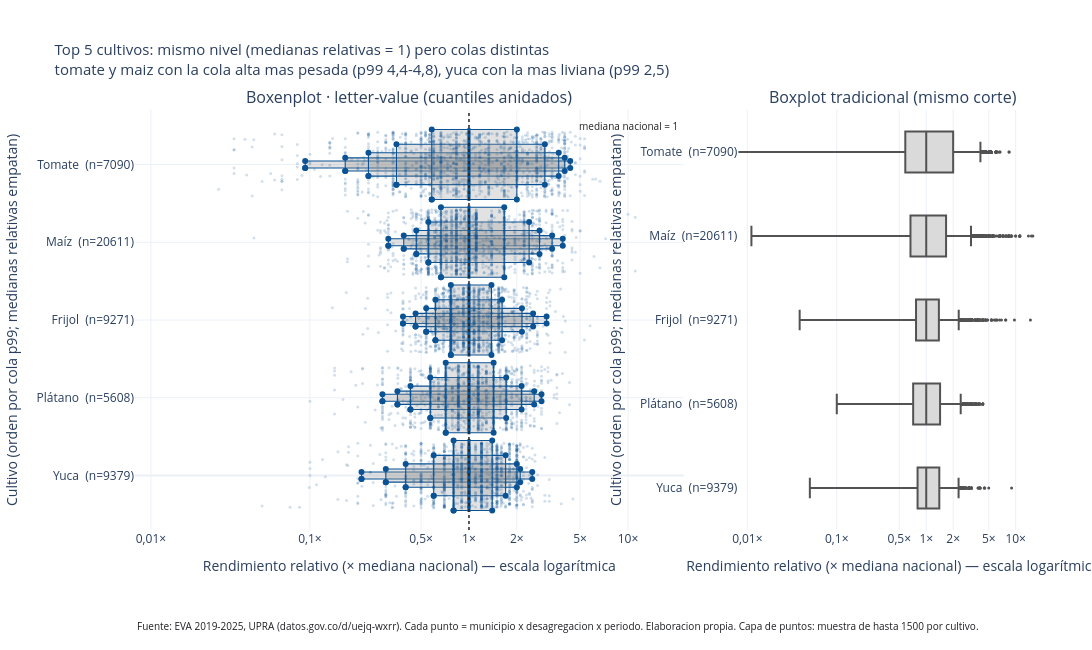

The cell this chart's notebook holds for it:
### Markdown cell above
**Pregunta (Figura 4):** comparados en una escala común (rendimiento ÷ mediana nacional), ¿qué cultivo
tiene la cola más pesada y cuál la más liviana entre los cinco más sembrados?

**Título conclusivo (escrito antes de dibujar, se valida en el paso c):**
*"El nivel es el mismo (medianas relativas = 1) pero las colas no: tomate y maíz tienen la cola alta
más pesada (p99 ≈ 4,4-4,8) y la yuca la más liviana (p99 ≈ 2,5)."*

**Paso (b): figura interactiva + contraste.** Plotly no trae el *letter-value plot*: se construye a
mano con **cajas anidadas** de cuantiles cada vez más extremos (cuartos, octavos, dieciseisavos,
treintaidosavos, sesentaicuatroavos) y la mediana marcada. La variable es un **cociente**, así que se
usa **escala logarítmica** (declarada) y una referencia en 1 (la mediana nacional). Al lado, el
`go.Box` del mismo corte. Los puntos del hover son una **muestra** por cultivo (se declara).

**Nota de orden (encargo v4):** las medianas relativas empatan (=1,00) en los cinco cultivos, así que
"ordenar por mediana" no discrimina. Se desempata por el **cuantil de cola p99** (ascendente), que es
lo que el Boxenplot mide, y se **declara en el eje**.

### Code cell
TITULO_F4 = ("Top 5 cultivos: mismo nivel (medianas relativas = 1) pero colas distintas<br>"
             "tomate y maiz con la cola alta mas pesada (p99 4,4-4,8), yuca con la mas liviana (p99 2,5)")

cult5_orden = tabla5.sort_values(["rel_mediana", "rel_p99"]).index.tolist()  # empate de mediana -> desempate por p99 (v4)
niveles = [(0.25, 0.75), (0.125, 0.875), (0.0625, 0.9375), (0.03125, 0.96875), (0.015625, 0.984375)]
grosores = [0.90, 0.52, 0.30, 0.17, 0.09]
etiquetas5 = [f"{c}  (n={int(tabla5.loc[c, 'N'])})" for c in cult5_orden]
rng4 = np.random.default_rng(20261014)
MUESTRA_RUG = 1500

fig4 = make_subplots(rows=1, cols=2, shared_yaxes=False, column_widths=[0.64, 0.36],
                     horizontal_spacing=0.06,
                     subplot_titles=("Boxenplot · letter-value (cuantiles anidados)",
                                     "Boxplot tradicional (mismo corte)"))

for i, c in enumerate(cult5_orden):
    v = top5.loc[top5["cultivo"] == c, "rend_rel"].to_numpy()
    # cajas anidadas: de la mas profunda (ancha) a la mas somera (gruesa), para que el centro quede arriba
    for nivel, (qlo, qhi) in enumerate(reversed(niveles)):
        x0, x1 = np.quantile(v, [qlo, qhi])
        g = grosores[len(niveles) - 1 - nivel] / 2
        fig4.add_trace(go.Scatter(
            x=[x0, x1, x1, x0, x0], y=[i - g, i - g, i + g, i + g, i - g],
            fill="toself", fillcolor="rgba(150,150,150,0.28)", line=dict(color=ACENTO, width=1.1),
            hoverinfo="text", showlegend=False,
            hovertext=f"{c}<br>cuantiles {qlo:.4f}-{qhi:.4f}<br>{x0:.2f} - {x1:.2f} x mediana nacional"),
            row=1, col=1)
    # mediana
    med = float(np.median(v))
    fig4.add_trace(go.Scatter(x=[med, med], y=[i - 0.47, i + 0.47], mode="lines",
        line=dict(color=ACENTO, width=3), hoverinfo="text", showlegend=False,
        hovertext=f"{c} · mediana relativa {med:.2f}"), row=1, col=1)
    # capa de puntos (muestra) con hover por registro
    sel = top5[top5["cultivo"] == c]
    idx = rng4.choice(len(sel), size=min(MUESTRA_RUG, len(sel)), replace=False)
    muestra = sel.iloc[idx]
    jit = rng4.uniform(-0.42, 0.42, len(muestra))
    hov = [f"Municipio: {mu}<br>Departamento: {de}<br>Cultivo: {cu}<br>Periodo: {pe}"
           f"<br>Rendimiento: {rr:.2f} t/ha<br>Relativo: {rel:.2f} x<br>n del cultivo: {int(tabla5.loc[c, 'N'])}"
           for mu, de, cu, pe, rr, rel in zip(muestra["municipio"], muestra["departamento"],
                                              muestra["cultivo"], muestra["periodo"],
                                              muestra["rendimiento"], muestra["rend_rel"])]
    fig4.add_trace(go.Scatter(x=muestra["rend_rel"], y=i + jit, mode="markers",
        marker=dict(color=ACENTO, size=3, opacity=0.18), hoverinfo="text",
        hovertext=hov, showlegend=False), row=1, col=1)

for c in cult5_orden:
    v = top5.loc[top5["cultivo"] == c, "rend_rel"]
    fig4.add_trace(go.Box(x=v, name=c, orientation="h",
        marker_color=GRISES[1], fillcolor="rgba(150,150,150,0.35)", line=dict(color=GRISES[1]),
        boxpoints="outliers", marker=dict(color=GRISES[1], size=3), showlegend=False,
        hovertemplate=f"{c}<br>%{{x:.2f}} x mediana<extra></extra>"), row=1, col=2)

fig4.add_vline(x=1, line=dict(color=GRISES[0], width=1.5, dash="dot"), row=1, col=1)
fig4.add_annotation(x=1, y=len(cult5_orden) - 0.5, text="mediana nacional = 1", showarrow=False,
                    font=dict(size=10, color=GRISES[0]), row=1, col=1)

fig4.update_yaxes(tickmode="array", tickvals=list(range(len(cult5_orden))), ticktext=etiquetas5,
                  title_text="Cultivo (orden por cola p99; medianas relativas empatan)",
                  range=[-0.7, len(cult5_orden) - 0.3], row=1, col=1)
fig4.update_yaxes(type="category", categoryorder="array", categoryarray=cult5_orden,
                  title_text="Cultivo (orden por cola p99; medianas relativas empatan)",
                  tickmode="array", tickvals=cult5_orden, ticktext=etiquetas5, row=1, col=2)
# Referencias limitadas y explicitas: una escala logaritmica debe poder leerse sin adivinar exponentes.
marcas_log = [0.01, 0.1, 0.5, 1, 2, 5, 10]
etiquetas_log = ["0,01×", "0,1×", "0,5×", "1×", "2×", "5×", "10×"]
fig4.update_xaxes(type="log", title_text="Rendimiento relativo (× mediana nacional) — escala logarítmica",
                  range=[-2.1, 1.35], tickmode="array", tickvals=marcas_log, ticktext=etiquetas_log, row=1, col=1)
fig4.update_xaxes(type="log", title_text="Rendimiento relativo (× mediana nacional) — escala logarítmica",
                  range=[-2.1, 1.35], tickmode="array", tickvals=marcas_log, ticktext=etiquetas_log, row=1, col=2)
fig4.update_layout(title=dict(text=TITULO_F4, font=dict(size=15)), width=1320, height=650,
    margin=dict(l=45, r=45, t=110, b=120), plot_bgcolor="white", paper_bgcolor="white")
fuente_ann4 = dict(text=FUENTE_FIG + " Capa de puntos: muestra de hasta 1500 por cultivo.",
                   showarrow=False, xref="paper", yref="paper",
                   x=0, y=-0.25, xanchor="left", font=dict(size=10, color=TEXTO))
fig4.update_layout(annotations=list(fig4.layout.annotations) + [fuente_ann4])

ruta_html4 = DIR_HTML / "fig4_boxenplot_top5.html"
ruta_png4 = DIR_PNG / "fig4_boxenplot_top5.png"
fig4.write_html(ruta_html4, include_plotlyjs=True, full_html=True)
fig4.write_image(ruta_png4, width=1320, height=650, scale=2)

print("Traces en la figura:", len(fig4.data))
print("HTML autonomo:", ruta_html4.name, "| existe:", ruta_html4.exists(),
      "| KB:", round(ruta_html4.stat().st_size / 1024, 1))
print("PNG:", ruta_png4.name, "| existe:", ruta_png4.exists(),
      "| KB:", round(ruta_png4.stat().st_size / 1024, 1))
print("Orden dibujado (medianas empatan -> desempate por p99 ascendente):", cult5_orden)

fig4.show()   # dibuja la figura dentro del cuaderno (como plt.show())

### Figure 1 — Plotly figure (JSON) as saved in the notebook; plotly's stock layout.template omitted (floating-point values rounded to 4 significant figures; data arrays with more than 128 entries replaced by an {"elided": "..."} marker saying what was removed)
{"data": [{"fill": "toself", "fillcolor": "rgba(150,150,150,0.28)", "hoverinfo": "text", "hovertext": "Yuca<br>cuantiles 0.0156-0.9844<br>0.21 - 2.50 x mediana nacional", "line": {"color": "#0b5394", "width": 1.1}, "showlegend": false, "type": "scatter", "x": [0.2111, 2.5, 2.5, 0.2111, 0.2111], "xaxis": "x", "y": [-0.045, -0.045, 0.045, 0.045, -0.045], "yaxis": "y"}, {"fill": "toself", "fillcolor": "rgba(150,150,150,0.28)", "hoverinfo": "text", "hovertext": "Yuca<br>cuantiles 0.0312-0.9688<br>0.30 - 2.10 x mediana nacional", "line": {"color": "#0b5394", "width": 1.1}, "showlegend": false, "type": "scatter", "x": [0.3, 2.1, 2.1, 0.3, 0.3], "xaxis": "x", "y": [-0.085, -0.085, 0.085, 0.085, -0.085], "yaxis": "y"}, {"fill": "toself", "fillcolor": "rgba(150,150,150,0.28)", "hoverinfo": "text", "hovertext": "Yuca<br>cuantiles 0.0625-0.9375<br>0.40 - 2.00 x mediana nacional", "line": {"color": "#0b5394", "width": 1.1}, "showlegend": false, "type": "scatter", "x": [0.4, 2, 2, 0.4, 0.4], "xaxis": "x", "y": [-0.15, -0.15, 0.15, 0.15, -0.15], "yaxis": "y"}, {"fill": "toself", "fillcolor": "rgba(150,150,150,0.28)", "hoverinfo": "text", "hovertext": "Yuca<br>cuantiles 0.1250-0.8750<br>0.60 - 1.70 x mediana nacional", "line": {"color": "#0b5394", "width": 1.1}, "showlegend": false, "type": "scatter", "x": [0.6, 1.7, 1.7, 0.6, 0.6], "xaxis": "x", "y": [-0.26, -0.26, 0.26, 0.26, -0.26], "yaxis": "y"}, {"fill": "toself", "fillcolor": "rgba(150,150,150,0.28)", "hoverinfo": "text", "hovertext": "Yuca<br>cuantiles 0.2500-0.7500<br>0.80 - 1.40 x mediana nacional", "line": {"color": "#0b5394", "width": 1.1}, "showlegend": false, "type": "scatter", "x": [0.8, 1.4, 1.4, 0.8, 0.8], "xaxis": "x", "y": [-0.45, -0.45, 0.45, 0.45, -0.45], "yaxis": "y"}, {"hoverinfo": "text", "hovertext": "Yuca · mediana relativa 1.00", "line": {"color": "#0b5394", "width": 3}, "mode": "lines", "showlegend": false, "type": "scatter", "x": [1, 1], "xaxis": "x", "y": [-0.47, 0.47], "yaxis": "y"}, {"hoverinfo": "text", "hovertext": {"elided": "1500 str values"}, "marker": {"color": "#0b5394", "opacity": 0.18, "size": 3}, "mode": "markers", "showlegend": false, "type": "scatter", "x": {"elided": "1500 float values"}, "xaxis": "x", "y": {"elided": "1500 float values"}, "yaxis": "y"}, {"fill": "toself", "fillcolor": "rgba(150,150,150,0.28)", "hoverinfo": "text", "hovertext": "Plátano<br>cuantiles 0.0156-0.9844<br>0.29 - 2.86 x mediana nacional", "line": {"color": "#0b5394", "width": 1.1}, "showlegend": false, "type": "scatter", "x": [0.2857, 2.857, 2.857, 0.2857, 0.2857], "xaxis": "x", "y": [0.955, 0.955, 1.045, 1.045, 0.955], "yaxis": "y"}, {"fill": "toself", "fillcolor": "rgba(150,150,150,0.28)", "hoverinfo": "text", "hovertext": "Plátano<br>cuantiles 0.0312-0.9688<br>0.35 - 2.57 x mediana nacional", "line": {"color": "#0b5394", "width": 1.1}, "showlegend": false, "type": "scatter", "x": [0.3549, 2.571, 2.571, 0.3549, 0.3549], "xaxis": "x", "y": [0.915, 0.915, 1.085, 1.085, 0.915], "yaxis": "y"}, {"fill": "toself", "fillcolor": "rgba(150,150,150,0.28)", "hoverinfo": "text", "hovertext": "Plátano<br>cuantiles 0.0625-0.9375<br>0.43 - 2.14 x mediana nacional", "line": {"color": "#0b5394", "width": 1.1}, "showlegend": false, "type": "scatter", "x": [0.4286, 2.143, 2.143, 0.4286, 0.4286], "xaxis": "x", "y": [0.85, 0.85, 1.15, 1.15, 0.85], "yaxis": "y"}, {"fill": "toself", "fillcolor": "rgba(150,150,150,0.28)", "hoverinfo": "text", "hovertext": "Plátano<br>cuantiles 0.1250-0.8750<br>0.57 - 1.71 x mediana nacional", "line": {"color": "#0b5394", "width": 1.1}, "showlegend": false, "type": "scatter", "x": [0.5714, 1.714, 1.714, 0.5714, 0.5714], "xaxis": "x", "y": [0.74, 0.74, 1.26, 1.26, 0.74], "yaxis": "y"}, {"fill": "toself", "fillcolor": "rgba(150,150,150,0.28)", "hoverinfo": "text", "hovertext": "Plátano<br>cuantiles 0.2500-0.7500<br>0.71 - 1.43 x mediana nacional", "line": {"color": "#0b5394", "width": 1.1}, "showlegend": false, "type": "scatter", "x": [0.7143, 1.429, 1.429, 0.7143, 0.7143], "xaxis": "x", "y": [0.55, 0.55, 1.45, 1.45, 0.55], "yaxis": "y"}, {"hoverinfo": "text", "hovertext": "Plátano · mediana relativa 1.00", "line": {"color": "#0b5394", "width": 3}, "mode": "lines", "showlegend": false, "type": "scatter", "x": [1, 1], "xaxis": "x", "y": [0.53, 1.47], "yaxis": "y"}, {"hoverinfo": "text", "hovertext": {"elided": "1500 str values"}, "marker": {"color": "#0b5394", "opacity": 0.18, "size": 3}, "mode": "markers", "showlegend": false, "type": "scatter", "x": {"elided": "1500 float values"}, "xaxis": "x", "y": {"elided": "1500 float values"}, "yaxis": "y"}, {"fill": "toself", "fillcolor": "rgba(150,150,150,0.28)", "hoverinfo": "text", "hovertext": "Frijol<br>cuantiles 0.0156-0.9844<br>0.38 - 3.08 x mediana nacional", "line": {"color": "#0b5394", "width": 1.1}, "showlegend": false, "type": "scatter", "x": [0.3846, 3.077, 3.077, 0.3846, 0.3846], "xaxis": "x", "y": [1.955, 1.955, 2.045, 2.045, 1.955], "yaxis": "y"}, {"fill": "toself", "fillcolor": "rgba(150,150,150,0.28)", "hoverinfo": "text", "hovertext": "Frijol<br>cuantiles 0.0312-0.9688<br>0.46 - 2.53 x mediana nacional", "line": {"color": "#0b5394", "width": 1.1}, "showlegend": false, "type": "scatter", "x": [0.4615, 2.531, 2.531, 0.4615, 0.4615], "xaxis": "x", "y": [1.915, 1.915, 2.085, 2.085, 1.915], "yaxis": "y"}, {"fill": "toself", "fillcolor": "rgba(150,150,150,0.28)", "hoverinfo": "text", "hovertext": "Frijol<br>cuantiles 0.0625-0.9375<br>0.54 - 2.15 x mediana nacional", "line": {"color": "#0b5394", "width": 1.1}, "showlegend": false, "type": "scatter", "x": [0.5385, 2.154, 2.154, 0.5385, 0.5385], "xaxis": "x", "y": [1.85, 1.85, 2.15, 2.15, 1.85], "yaxis": "y"}, {"fill": "toself", "fillcolor": "rgba(150,150,150,0.28)", "hoverinfo": "text", "hovertext": "Frijol<br>cuantiles 0.1250-0.8750<br>0.62 - 1.62 x mediana nacional", "line": {"color": "#0b5394", "width": 1.1}, "showlegend": false, "type": "scatter", "x": [0.6154, 1.615, 1.615, 0.6154, 0.6154], "xaxis": "x", "y": [1.74, 1.74, 2.26, 2.26, 1.74], "yaxis": "y"}, {"fill": "toself", "fillcolor": "rgba(150,150,150,0.28)", "hoverinfo": "text", "hovertext": "Frijol<br>cuantiles 0.2500-0.7500<br>0.77 - 1.38 x mediana nacional", "line": {"color": "#0b5394", "width": 1.1}, "showlegend": false, "type": "scatter", "x": [0.7692, 1.385, 1.385, 0.7692, 0.7692], "xaxis": "x", "y": [1.55, 1.55, 2.45, 2.45, 1.55], "yaxis": "y"}, {"hoverinfo": "text", "hovertext": "Frijol · mediana relativa 1.00", "line": {"color": "#0b5394", "width": 3}, "mode": "lines", "showlegend": false, "type": "scatter", "x": [1, 1], "xaxis": "x", "y": [1.53, 2.47], "yaxis": "y"}, {"hoverinfo": "text", "hovertext": {"elided": "1500 str values"}, "marker": {"color": "#0b5394", "opacity": 0.18, "size": 3}, "mode": "markers", "showlegend": false, "type": "scatter", "x": {"elided": "1500 float values"}, "xaxis": "x", "y": {"elided": "1500 float values"}, "yaxis": "y"}, {"fill": "toself", "fillcolor": "rgba(150,150,150,0.28)", "hoverinfo": "text", "hovertext": "Maíz<br>cuantiles 0.0156-0.9844<br>0.31 - 3.89 x mediana nacional", "line": {"color": "#0b5394", "width": 1.1}, "showlegend": false, "type": "scatter", "x": [0.3111, 3.889, 3.889, 0.3111, 0.3111], "xaxis": "x", "y": [2.955, 2.955, 3.045, 3.045, 2.955], "yaxis": "y"}, {"fill": "toself", "fillcolor": "rgba(150,150,150,0.28)", "hoverinfo": "text", "hovertext": "Maíz<br>cuantiles 0.0312-0.9688<br>0.39 - 3.33 x mediana nacional", "line": {"color": "#0b5394", "width": 1.1}, "showlegend": false, "type": "scatter", "x": [0.3889, 3.333, 3.333, 0.3889, 0.3889], "xaxis": "x", "y": [2.915, 2.915, 3.085, 3.085, 2.915], "yaxis": "y"}, {"fill": "toself", "fillcolor": "rgba(150,150,150,0.28)", "hoverinfo": "text", "hovertext": "Maíz<br>cuantiles 0.0625-0.9375<br>0.47 - 2.78 x mediana nacional", "line": {"color": "#0b5394", "width": 1.1}, "showlegend": false, "type": "scatter", "x": [0.4667, 2.778, 2.778, 0.4667, 0.4667], "xaxis": "x", "y": [2.85, 2.85, 3.15, 3.15, 2.85], "yaxis": "y"}, {"fill": "toself", "fillcolor": "rgba(150,150,150,0.28)", "hoverinfo": "text", "hovertext": "Maíz<br>cuantiles 0.1250-0.8750<br>0.56 - 2.39 x mediana nacional", "line": {"color": "#0b5394", "width": 1.1}, "showlegend": false, "type": "scatter", "x": [0.5556, 2.389, 2.389, 0.5556, 0.5556], "xaxis": "x", "y": [2.74, 2.74, 3.26, 3.26, 2.74], "yaxis": "y"}, {"fill": "toself", "fillcolor": "rgba(150,150,150,0.28)", "hoverinfo": "text", "hovertext": "Maíz<br>cuantiles 0.2500-0.7500<br>0.67 - 1.67 x mediana nacional", "line": {"color": "#0b5394", "width": 1.1}, "showlegend": false, "type": "scatter", "x": [0.6667, 1.667, 1.667, 0.6667, 0.6667], "xaxis": "x", "y": [2.55, 2.55, 3.45, 3.45, 2.55], "yaxis": "y"}, {"hoverinfo": "text", "hovertext": "Maíz · mediana relativa 1.00", "line": {"color": "#0b5394", "width": 3}, "mode": "lines", "showlegend": false, "type": "scatter", "x": [1, 1], "xaxis": "x", "y": [2.53, 3.47], "yaxis": "y"}, {"hoverinfo": "text", "hovertext": {"elided": "1500 str values"}, "marker": {"color": "#0b5394", "opacity": 0.18, "size": 3}, "mode": "markers", "showlegend": false, "type": "scatter", "x": {"elided": "1500 float values"}, "xaxis": "x", "y": {"elided": "1500 float values"}, "yaxis": "y"}, {"fill": "toself", "fillcolor": "rgba(150,150,150,0.28)", "hoverinfo": "text", "hovertext": "Tomate<br>cuantiles 0.0156-0.9844<br>0.09 - 4.33 x mediana nacional", "line": {"color": "#0b5394", "width": 1.1}, "showlegend": false, "type": "scatter", "x": [0.09333, 4.333, 4.333, 0.09333, 0.09333], "xaxis": "x", "y": [3.955, 3.955, 4.045, 4.045, 3.955], "yaxis": "y"}, {"fill": "toself", "fillcolor": "rgba(150,150,150,0.28)", "hoverinfo": "text", "hovertext": "Tomate<br>cuantiles 0.0312-0.9688<br>0.17 - 4.00 x mediana nacional", "line": {"color": "#0b5394", "width": 1.1}, "showlegend": false, "type": "scatter", "x": [0.1667, 4, 4, 0.1667, 0.1667], "xaxis": "x", "y": [3.915, 3.915, 4.085, 4.085, 3.915], "yaxis": "y"}, {"fill": "toself", "fillcolor": "rgba(150,150,150,0.28)", "hoverinfo": "text", "hovertext": "Tomate<br>cuantiles 0.0625-0.9375<br>0.23 - 3.67 x mediana nacional", "line": {"color": "#0b5394", "width": 1.1}, "showlegend": false, "type": "scatter", "x": [0.2333, 3.667, 3.667, 0.2333, 0.2333], "xaxis": "x", "y": [3.85, 3.85, 4.15, 4.15, 3.85], "yaxis": "y"}, {"fill": "toself", "fillcolor": "rgba(150,150,150,0.28)", "hoverinfo": "text", "hovertext": "Tomate<br>cuantiles 0.1250-0.8750<br>0.35 - 3.00 x mediana nacional", "line": {"color": "#0b5394", "width": 1.1}, "showlegend": false, "type": "scatter", "x": [0.35, 3, 3, 0.35, 0.35], "xaxis": "x", "y": [3.74, 3.74, 4.26, 4.26, 3.74], "yaxis": "y"}, {"fill": "toself", "fillcolor": "rgba(150,150,150,0.28)", "hoverinfo": "text", "hovertext": "Tomate<br>cuantiles 0.2500-0.7500<br>0.58 - 2.00 x mediana nacional", "line": {"color": "#0b5394", "width": 1.1}, "showlegend": false, "type": "scatter", "x": [0.5833, 2, 2, 0.5833, 0.5833], "xaxis": "x", "y": [3.55, 3.55, 4.45, 4.45, 3.55], "yaxis": "y"}, {"hoverinfo": "text", "hovertext": "Tomate · mediana relativa 1.00", "line": {"color": "#0b5394", "width": 3}, "mode": "lines", "showlegend": false, "type": "scatter", "x": [1, 1], "xaxis": "x", "y": [3.53, 4.47], "yaxis": "y"}, {"hoverinfo": "text", "hovertext": {"elided": "1500 str values"}, "marker": {"color": "#0b5394", "opacity": 0.18, "size": 3}, "mode": "markers", "showlegend": false, "type": "scatter", "x": {"elided": "1500 float values"}, "xaxis": "x", "y": {"elided": "1500 float values"}, "yaxis": "y"}, {"boxpoints": "outliers", "fillcolor": "rgba(150,150,150,0.35)", "hovertemplate": "Yuca<br>%{x:.2f} x mediana<extra></extra>", "line": {"color": "#525252"}, "marker": {"color": "#525252", "size": 3}, "name": "Yuca", "orientation": "h", "showlegend": false, "type": "box", "x": {"elided": "9379 float values"}, "xaxis": "x2", "yaxis": "y2"}, {"boxpoints": "outliers", "fillcolor": "rgba(150,150,150,0.35)", "hovertemplate": "Plátano<br>%{x:.2f} x mediana<extra></extra>", "line": {"color": "#525252"}, "marker": {"color": "#525252", "size": 3}, "name": "Plátano", "orientation": "h", "showlegend": false, "type": "box", "x": {"elided": "5608 float values"}, "xaxis": "x2", "yaxis": "y2"}, {"boxpoints": "outliers", "fillcolor": "rgba(150,150,150,0.35)", "hovertemplate": "Frijol<br>%{x:.2f} x mediana<extra></extra>", "line": {"color": "#525252"}, "marker": {"color": "#525252", "size": 3}, "name": "Frijol", "orientation": "h", "showlegend": false, "type": "box", "x": {"elided": "9271 float values"}, "xaxis": "x2", "yaxis": "y2"}, {"boxpoints": "outliers", "fillcolor": "rgba(150,150,150,0.35)", "hovertemplate": "Maíz<br>%{x:.2f} x mediana<extra></extra>", "line": {"color": "#525252"}, "marker": {"color": "#525252", "size": 3}, "name": "Maíz", "orientation": "h", "showlegend": false, "type": "box", "x": {"elided": "20611 float values"}, "xaxis": "x2", "yaxis": "y2"}, {"boxpoints": "outliers", "fillcolor": "rgba(150,150,150,0.35)", "hovertemplate": "Tomate<br>%{x:.2f} x mediana<extra></extra>", "line": {"color": "#525252"}, "marker": {"color": "#525252", "size": 3}, "name": "Tomate", "orientation": "h", "showlegend": false, "type": "box", "x": {"elided": "7090 float values"}, "xaxis": "x2", "yaxis": "y2"}], "layout": {"annotations": [{"font": {"size": 16}, "showarrow": false, "text": "Boxenplot · letter-value (cuantiles anidados)", "x": 0.3008, "xanchor": "center", "xref": "paper", "y": 1, "yanchor": "bottom", "yref": "paper"}, {"font": {"size": 16}, "showarrow": false, "text": "Boxplot tradicional (mismo corte)", "x": 0.8308, "xanchor": "center", "xref": "paper", "y": 1, "yanchor": "bottom", "yref": "paper"}, {"font": {"color": "#252525", "size": 10}, "showarrow": false, "text": "mediana nacional = 1", "x": 1, "xref": "x", "y": 4.5, "yref": "y"}, {"font": {"color": "#202124", "size": 10}, "showarrow": false, "text": "Fuente: EVA 2019-2025, UPRA (datos.gov.co/d/uejq-wxrr). Cada punto = municipio x desagregacion x periodo. Elaboracion propia. Capa de puntos: muestra de hasta 1500 por cultivo.", "x": 0, "xanchor": "left", "xref": "paper", "y": -0.25, "yref": "paper"}], "height": 650, "margin": {"b": 120, "l": 45, "r": 45, "t": 110}, "paper_bgcolor": "white", "plot_bgcolor": "white", "shapes": [{"line": {"color": "#252525", "dash": "dot", "width": 1.5}, "type": "line", "x0": 1, "x1": 1, "xref": "x", "y0": 0, "y1": 1, "yref": "y domain"}], "title": {"font": {"size": 15}, "text": "Top 5 cultivos: mismo nivel (medianas relativas = 1) pero colas distintas<br>tomate y maiz con la cola alta mas pesada (p99 4,4-4,8), yuca con la mas liviana (p99 2,5)"}, "width": 1320, "xaxis": {"anchor": "y", "domain": [0, 0.6016], "range": [-2.1, 1.35], "tickmode": "array", "ticktext": ["0,01×", "0,1×", "0,5×", "1×", "2×", "5×", "10×"], "tickvals": [0.01, 0.1, 0.5, 1, 2, 5, 10], "title": {"text": "Rendimiento relativo (× mediana nacional) — escala logarítmica"}, "type": "log"}, "xaxis2": {"anchor": "y2", "domain": [0.6616, 1], "range": [-2.1, 1.35], "tickmode": "array", "ticktext": ["0,01×", "0,1×", "0,5×", "1×", "2×", "5×", "10×"], "tickvals": [0.01, 0.1, 0.5, 1, 2, 5, 10], "title": {"text": "Rendimiento relativo (× mediana nacional) — escala logarítmica"}, "type": "log"}, "yaxis": {"anchor": "x", "domain": [0, 1], "range": [-0.7, 4.7], "tickmode": "array", "ticktext": ["Yuca  (n=9379)", "Plátano  (n=5608)", "Frijol  (n=9271)", "Maíz  (n=20611)", "Tomate  (n=7090)"], "tickvals": [0, 1, 2, 3, 4], "title": {"text": "Cultivo (orden por cola p99; medianas relativas empatan)"}}, "yaxis2": {"anchor": "x2", "categoryarray": ["Yuca", "Plátano", "Frijol", "Maíz", "Tomate"], "categoryorder": "array", "domain": [0, 1], "tickmode": "array", "ticktext": ["Yuca  (n=9379)", "Plátano  (n=5608)", "Frijol  (n=9271)", "Maíz  (n=20611)", "Tomate  (n=7090)"], "tickvals": ["Yuca", "Plátano", "Frijol", "Maíz", "Tomate"], "title": {"text": "Cultivo (orden por cola p99; medianas relativas empatan)"}, "type": "category"}}}
